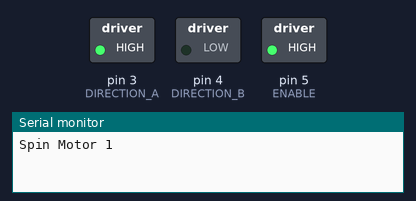
The sketch below on a simulated Arduino Uno, built with avr-gcc and run on an emulated ATmega328P. Shown: switched loads named in the sketch (green lamp = pin HIGH), the last lines printed to the serial monitor.

Above: at 1.0 s.
At 3.0 s:
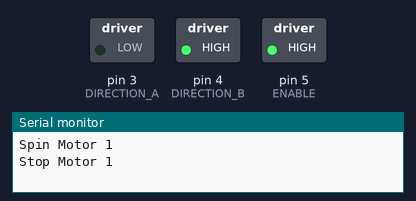
Timing chart, 0 to 4.6 s (numbered marks = the images above):
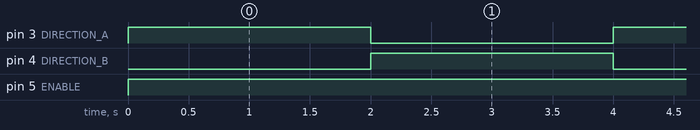

The sketch:

relay.ino
```cpp
// Relay - Motor Control

// Pinout Definitions
#define ENABLE 5
#define DIRECTION_A 3
#define DIRECTION_B 4

void setup() {
  // Setup motor controller pins as OUTPUT
  pinMode(ENABLE, OUTPUT);
  pinMode(DIRECTION_A, OUTPUT);
  pinMode(DIRECTION_B, OUTPUT);
  // Begin a serial connection with Baud rate of 9600
  Serial.begin(9600);
}

void loop() {
  // Enable Motor 1
  digitalWrite(ENABLE, HIGH);
  // Spin Motor 1
  Serial.println("Spin Motor 1");
  digitalWrite(DIRECTION_A, HIGH);
  digitalWrite(DIRECTION_B, LOW);
  delay(2000);
  // Stop Motor 1
  Serial.println("Stop Motor 1");
  digitalWrite(DIRECTION_A, LOW);
  digitalWrite(DIRECTION_B, HIGH);
  delay(2000);
}
```

Measured:
- by itself, pin 3 (DIRECTION_A), pin 4 (DIRECTION_B): alternates HIGH for 2.0 s and LOW for 2.0 s
- by itself, pin 5 (ENABLE): LOW → HIGH at 0.00 s
